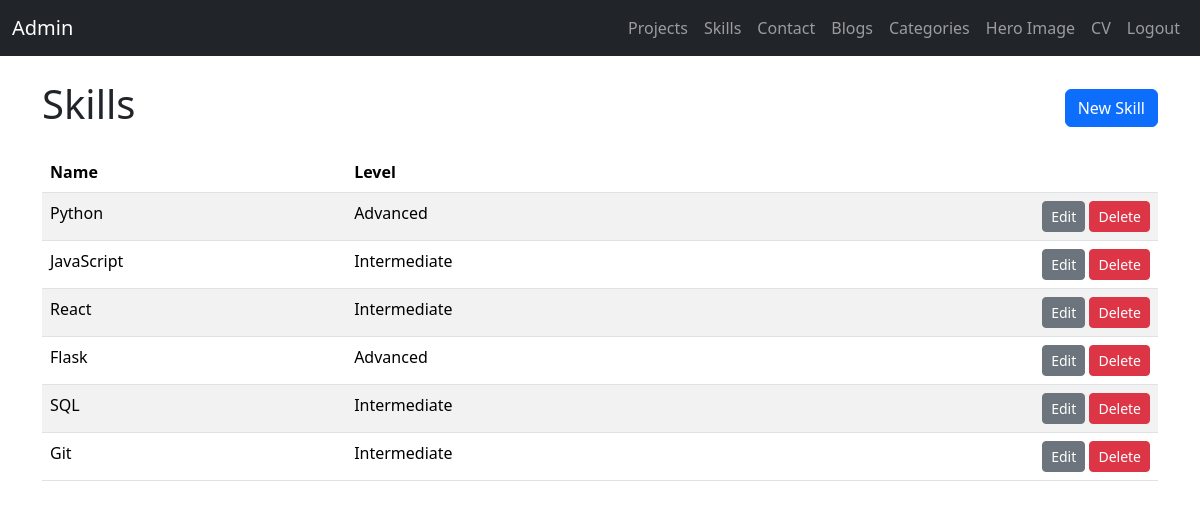
Page /admin/skills (signed in) on the committed database.
### backend/models.py (models this page shows, shortened)
class Skill(db.Model):
	__tablename__ = "skills"
	id: Mapped[int] = mapped_column(Integer, primary_key=True)
	name: Mapped[str] = mapped_column(String(120), nullable=False)
	level: Mapped[str] = mapped_column(String(120), nullable=False)

### backend/admin.py (the view)
@admin_bp.get("/skills")
@login_required
def admin_skills():
	items = Skill.query.all()
	return render_template("admin/skills.html", items=items)

### backend/auth.py (called while the page is built)
def login_required(view_func):
	@wraps(view_func)
	def wrapped(*args, **kwargs):
		if not session.get("admin_logged_in"):
			return redirect(url_for("auth.login"))
		return view_func(*args, **kwargs)
	return wrapped

### templates/admin/skills.html
{% extends 'admin/base.html' %}
{% block content %}
<div class="d-flex justify-content-between align-items-center mb-3">
	<h1>Skills</h1>
	<a class="btn btn-primary" href="{{ url_for('admin.admin_skill_create') }}">New Skill</a>
</div>
<table class="table table-striped">
	<thead><tr><th>Name</th><th>Level</th><th></th></tr></thead>
	<tbody>
		{% for item in items %}
		<tr>
			<td>{{ item.name }}</td>
			<td>{{ item.level }}</td>
			<td class="text-end">
				<a class="btn btn-sm btn-secondary" href="{{ url_for('admin.admin_skill_edit', item_id=item.id) }}">Edit</a>
				<form method="post" action="{{ url_for('admin.admin_skill_delete', item_id=item.id) }}" class="d-inline" onsubmit="return confirm('Delete?')">
					<button class="btn btn-sm btn-danger">Delete</button>
				</form>
			</td>
		</tr>
		{% endfor %}
	</tbody>
</table>
{% endblock %}

### templates/admin/base.html (shortened to what this page needs)
<!doctype html>
<html lang="en">
<head>
	<link href="https://cdn.jsdelivr.net/npm/bootstrap@5.3.3/dist/css/bootstrap.min.css" rel="stylesheet" />
</head>
<body>
	<nav class="navbar navbar-expand-lg navbar-dark bg-dark">
		<div class="container-fluid">
			<a class="navbar-brand" href="{{ url_for('admin.dashboard') }}">Admin</a>
			<div>
				<ul class="navbar-nav me-auto">
					<li class="nav-item"><a class="nav-link" href="{{ url_for('admin.admin_projects') }}">Projects</a></li>
					<li class="nav-item"><a class="nav-link" href="{{ url_for('admin.admin_skills') }}">Skills</a></li>
					<li class="nav-item"><a class="nav-link" href="{{ url_for('admin.admin_contact') }}">Contact</a></li>
					<li class="nav-item"><a class="nav-link" href="{{ url_for('admin.admin_blogs') }}">Blogs</a></li>
					<li class="nav-item"><a class="nav-link" href="{{ url_for('admin.admin_categories') }}">Categories</a></li>
					<li class="nav-item"><a class="nav-link" href="{{ url_for('admin.admin_settings_hero') }}">Hero Image</a></li>
					<li class="nav-item"><a class="nav-link" href="{{ url_for('admin.admin_settings_cv') }}">CV</a></li>
					<li class="nav-item"><a class="nav-link" href="{{ url_for('auth.logout') }}">Logout</a></li>
				</ul>
			</div>
		</div>
	</nav>
	<main class="container py-4">
		{% block content %}{% endblock %}
	</main>
</body>
</html>

### rows in the picture
Skill: name "Python", level "Advanced"
Skill: name "JavaScript", level "Intermediate"
Skill: name "React", level "Intermediate"
Skill: name "Flask", level "Advanced"
Skill: name "SQL", level "Intermediate"
Skill: name "Git", level "Intermediate"
